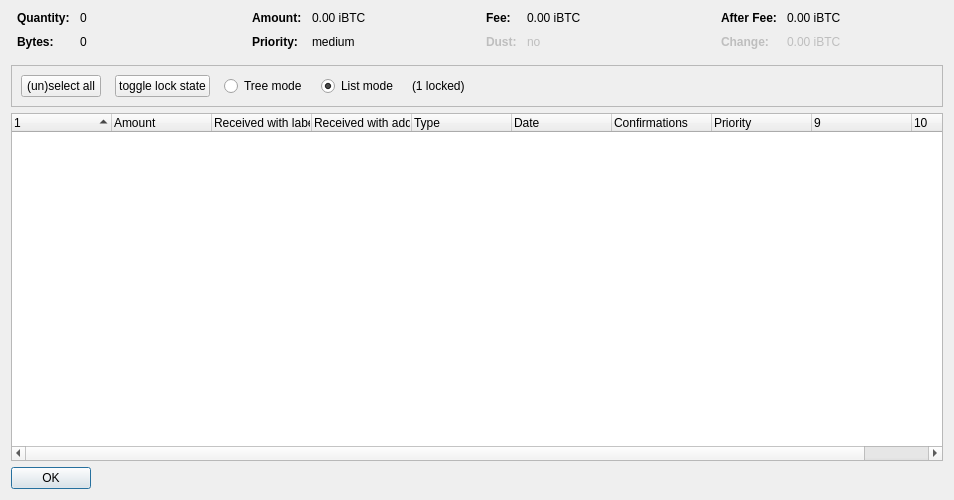
<?xml version="1.0" encoding="UTF-8"?>
<ui version="4.0">
 <class>CoinControlDialog</class>
 <widget class="QDialog" name="CoinControlDialog">
  <property name="geometry">
   <rect>
    <x>0</x>
    <y>0</y>
    <width>954</width>
    <height>500</height>
   </rect>
  </property>
  <property name="windowTitle">
   <string>Coin Selection</string>
  </property>
  <layout class="QVBoxLayout" name="verticalLayout">
   <item>
    <layout class="QHBoxLayout" name="horizontalLayoutTop" stretch="0,0,0,0">
     <property name="topMargin">
      <number>0</number>
     </property>
     <property name="bottomMargin">
      <number>10</number>
     </property>
     <item>
      <layout class="QFormLayout" name="formLayoutCoinControl1">
       <property name="horizontalSpacing">
        <number>10</number>
       </property>
       <property name="verticalSpacing">
        <number>10</number>
       </property>
       <property name="leftMargin">
        <number>6</number>
       </property>
       <property name="rightMargin">
        <number>6</number>
       </property>
       <item row="0" column="0">
        <widget class="QLabel" name="labelCoinControlQuantityText">
         <property name="font">
          <font>
           <weight>75</weight>
           <bold>true</bold>
          </font>
         </property>
         <property name="text">
          <string>Quantity:</string>
         </property>
        </widget>
       </item>
       <item row="0" column="1">
        <widget class="QLabel" name="labelCoinControlQuantity">
         <property name="cursor">
          <cursorShape>IBeamCursor</cursorShape>
         </property>
         <property name="contextMenuPolicy">
          <enum>Qt::ActionsContextMenu</enum>
         </property>
         <property name="text">
          <string notr="true">0</string>
         </property>
         <property name="textInteractionFlags">
          <set>Qt::LinksAccessibleByMouse|Qt::TextSelectableByKeyboard|Qt::TextSelectableByMouse</set>
         </property>
        </widget>
       </item>
       <item row="1" column="0">
        <widget class="QLabel" name="labelCoinControlBytesText">
         <property name="font">
          <font>
           <weight>75</weight>
           <bold>true</bold>
          </font>
         </property>
         <property name="text">
          <string>Bytes:</string>
         </property>
        </widget>
       </item>
       <item row="1" column="1">
        <widget class="QLabel" name="labelCoinControlBytes">
         <property name="cursor">
          <cursorShape>IBeamCursor</cursorShape>
         </property>
         <property name="contextMenuPolicy">
          <enum>Qt::ActionsContextMenu</enum>
         </property>
         <property name="text">
          <string notr="true">0</string>
         </property>
         <property name="textInteractionFlags">
          <set>Qt::LinksAccessibleByMouse|Qt::TextSelectableByKeyboard|Qt::TextSelectableByMouse</set>
         </property>
        </widget>
       </item>
      </layout>
     </item>
     <item>
      <layout class="QFormLayout" name="formLayoutCoinControl2">
       <property name="horizontalSpacing">
        <number>10</number>
       </property>
       <property name="verticalSpacing">
        <number>10</number>
       </property>
       <property name="leftMargin">
        <number>6</number>
       </property>
       <property name="rightMargin">
        <number>6</number>
       </property>
       <item row="0" column="0">
        <widget class="QLabel" name="labelCoinControlAmountText">
         <property name="font">
          <font>
           <weight>75</weight>
           <bold>true</bold>
          </font>
         </property>
         <property name="text">
          <string>Amount:</string>
         </property>
        </widget>
       </item>
       <item row="0" column="1">
        <widget class="QLabel" name="labelCoinControlAmount">
         <property name="cursor">
          <cursorShape>IBeamCursor</cursorShape>
         </property>
         <property name="contextMenuPolicy">
          <enum>Qt::ActionsContextMenu</enum>
         </property>
         <property name="text">
          <string notr="true">0.00 iBTC</string>
         </property>
         <property name="textInteractionFlags">
          <set>Qt::LinksAccessibleByMouse|Qt::TextSelectableByKeyboard|Qt::TextSelectableByMouse</set>
         </property>
        </widget>
       </item>
       <item row="1" column="0">
        <widget class="QLabel" name="labelCoinControlPriorityText">
         <property name="font">
          <font>
           <weight>75</weight>
           <bold>true</bold>
          </font>
         </property>
         <property name="text">
          <string>Priority:</string>
         </property>
        </widget>
       </item>
       <item row="1" column="1">
        <widget class="QLabel" name="labelCoinControlPriority">
         <property name="cursor">
          <cursorShape>IBeamCursor</cursorShape>
         </property>
         <property name="contextMenuPolicy">
          <enum>Qt::ActionsContextMenu</enum>
         </property>
         <property name="text">
          <string>medium</string>
         </property>
         <property name="textInteractionFlags">
          <set>Qt::LinksAccessibleByMouse|Qt::TextSelectableByKeyboard|Qt::TextSelectableByMouse</set>
         </property>
        </widget>
       </item>
      </layout>
     </item>
     <item>
      <layout class="QFormLayout" name="formLayoutCoinControl3">
       <property name="horizontalSpacing">
        <number>10</number>
       </property>
       <property name="verticalSpacing">
        <number>10</number>
       </property>
       <property name="leftMargin">
        <number>6</number>
       </property>
       <property name="rightMargin">
        <number>6</number>
       </property>
       <item row="0" column="0">
        <widget class="QLabel" name="labelCoinControlFeeText">
         <property name="font">
          <font>
           <weight>75</weight>
           <bold>true</bold>
          </font>
         </property>
         <property name="text">
          <string>Fee:</string>
         </property>
        </widget>
       </item>
       <item row="0" column="1">
        <widget class="QLabel" name="labelCoinControlFee">
         <property name="cursor">
          <cursorShape>IBeamCursor</cursorShape>
         </property>
         <property name="contextMenuPolicy">
          <enum>Qt::ActionsContextMenu</enum>
         </property>
         <property name="text">
          <string notr="true">0.00 iBTC</string>
         </property>
         <property name="textInteractionFlags">
          <set>Qt::LinksAccessibleByMouse|Qt::TextSelectableByKeyboard|Qt::TextSelectableByMouse</set>
         </property>
        </widget>
       </item>
       <item row="1" column="0">
        <widget class="QLabel" name="labelCoinControlLowOutputText">
         <property name="enabled">
          <bool>false</bool>
         </property>
         <property name="font">
          <font>
           <weight>75</weight>
           <bold>true</bold>
          </font>
         </property>
         <property name="text">
          <string>Dust:</string>
         </property>
        </widget>
       </item>
       <item row="1" column="1">
        <widget class="QLabel" name="labelCoinControlLowOutput">
         <property name="enabled">
          <bool>false</bool>
         </property>
         <property name="cursor">
          <cursorShape>IBeamCursor</cursorShape>
         </property>
         <property name="contextMenuPolicy">
          <enum>Qt::ActionsContextMenu</enum>
         </property>
         <property name="text">
          <string>no</string>
         </property>
         <property name="textInteractionFlags">
          <set>Qt::LinksAccessibleByMouse|Qt::TextSelectableByKeyboard|Qt::TextSelectableByMouse</set>
         </property>
        </widget>
       </item>
      </layout>
     </item>
     <item>
      <layout class="QFormLayout" name="formLayoutCoinControl4">
       <property name="horizontalSpacing">
        <number>10</number>
       </property>
       <property name="verticalSpacing">
        <number>10</number>
       </property>
       <property name="leftMargin">
        <number>6</number>
       </property>
       <property name="rightMargin">
        <number>6</number>
       </property>
       <item row="0" column="0">
        <widget class="QLabel" name="labelCoinControlAfterFeeText">
         <property name="font">
          <font>
           <weight>75</weight>
           <bold>true</bold>
          </font>
         </property>
         <property name="text">
          <string>After Fee:</string>
         </property>
        </widget>
       </item>
       <item row="0" column="1">
        <widget class="QLabel" name="labelCoinControlAfterFee">
         <property name="cursor">
          <cursorShape>IBeamCursor</cursorShape>
         </property>
         <property name="contextMenuPolicy">
          <enum>Qt::ActionsContextMenu</enum>
         </property>
         <property name="text">
          <string notr="true">0.00 iBTC</string>
         </property>
         <property name="textInteractionFlags">
          <set>Qt::LinksAccessibleByMouse|Qt::TextSelectableByKeyboard|Qt::TextSelectableByMouse</set>
         </property>
        </widget>
       </item>
       <item row="1" column="0">
        <widget class="QLabel" name="labelCoinControlChangeText">
         <property name="enabled">
          <bool>false</bool>
         </property>
         <property name="font">
          <font>
           <weight>75</weight>
           <bold>true</bold>
          </font>
         </property>
         <property name="text">
          <string>Change:</string>
         </property>
        </widget>
       </item>
       <item row="1" column="1">
        <widget class="QLabel" name="labelCoinControlChange">
         <property name="enabled">
          <bool>false</bool>
         </property>
         <property name="cursor">
          <cursorShape>IBeamCursor</cursorShape>
         </property>
         <property name="contextMenuPolicy">
          <enum>Qt::ActionsContextMenu</enum>
         </property>
         <property name="text">
          <string notr="true">0.00 iBTC</string>
         </property>
         <property name="textInteractionFlags">
          <set>Qt::LinksAccessibleByMouse|Qt::TextSelectableByKeyboard|Qt::TextSelectableByMouse</set>
         </property>
        </widget>
       </item>
      </layout>
     </item>
    </layout>
   </item>
   <item>
    <widget class="QFrame" name="frame">
     <property name="minimumSize">
      <size>
       <width>0</width>
       <height>40</height>
      </size>
     </property>
     <property name="frameShape">
      <enum>QFrame::StyledPanel</enum>
     </property>
     <property name="frameShadow">
      <enum>QFrame::Sunken</enum>
     </property>
     <layout class="QHBoxLayout" name="horizontalLayout">
      <item>
       <layout class="QHBoxLayout" name="horizontalLayoutPanel" stretch="0,0,0,0,0,0">
        <property name="spacing">
         <number>14</number>
        </property>
        <item>
         <widget class="QPushButton" name="pushButtonSelectAll">
          <property name="sizePolicy">
           <sizepolicy hsizetype="Maximum" vsizetype="Fixed">
            <horstretch>0</horstretch>
            <verstretch>0</verstretch>
           </sizepolicy>
          </property>
          <property name="text">
           <string>(un)select all</string>
          </property>
          <property name="autoDefault">
           <bool>false</bool>
          </property>
         </widget>
        </item>
        <item>
         <widget class="QPushButton" name="pushButtonToggleLock">
          <property name="sizePolicy">
           <sizepolicy hsizetype="Maximum" vsizetype="Fixed">
            <horstretch>0</horstretch>
            <verstretch>0</verstretch>
           </sizepolicy>
          </property>
          <property name="text">
           <string>toggle lock state</string>
          </property>
          <property name="autoDefault">
           <bool>false</bool>
          </property>
         </widget>
        </item>
        <item>
         <widget class="QRadioButton" name="radioTreeMode">
          <property name="sizePolicy">
           <sizepolicy hsizetype="Maximum" vsizetype="Fixed">
            <horstretch>0</horstretch>
            <verstretch>0</verstretch>
           </sizepolicy>
          </property>
          <property name="text">
           <string>Tree mode</string>
          </property>
         </widget>
        </item>
        <item>
         <widget class="QRadioButton" name="radioListMode">
          <property name="sizePolicy">
           <sizepolicy hsizetype="Maximum" vsizetype="Fixed">
            <horstretch>0</horstretch>
            <verstretch>0</verstretch>
           </sizepolicy>
          </property>
          <property name="text">
           <string>List mode</string>
          </property>
          <property name="checked">
           <bool>true</bool>
          </property>
         </widget>
        </item>
        <item>
         <widget class="QLabel" name="labelLocked">
          <property name="text">
           <string>(1 locked)</string>
          </property>
         </widget>
        </item>
        <item>
         <spacer name="horizontalSpacer">
          <property name="orientation">
           <enum>Qt::Horizontal</enum>
          </property>
          <property name="sizeHint" stdset="0">
           <size>
            <width>40</width>
            <height>20</height>
           </size>
          </property>
         </spacer>
        </item>
       </layout>
      </item>
     </layout>
    </widget>
   </item>
   <item>
    <widget class="CoinControlTreeWidget" name="treeWidget">
     <property name="contextMenuPolicy">
      <enum>Qt::CustomContextMenu</enum>
     </property>
     <property name="sortingEnabled">
      <bool>false</bool>
     </property>
     <property name="columnCount">
      <number>10</number>
     </property>
     <attribute name="headerShowSortIndicator" stdset="0">
      <bool>true</bool>
     </attribute>
     <attribute name="headerStretchLastSection">
      <bool>false</bool>
     </attribute>
     <column>
      <property name="text">
       <string/>
      </property>
     </column>
     <column>
      <property name="text">
       <string>Amount</string>
      </property>
     </column>
     <column>
      <property name="text">
       <string>Received with label</string>
      </property>
     </column>
     <column>
      <property name="text">
       <string>Received with address</string>
      </property>
     </column>
     <column>
      <property name="text">
       <string>Type</string>
      </property>
     </column>
     <column>
      <property name="text">
       <string>Date</string>
      </property>
     </column>
     <column>
      <property name="text">
       <string>Confirmations</string>
      </property>
      <property name="toolTip">
       <string>Confirmed</string>
      </property>
     </column>
     <column>
      <property name="text">
       <string>Priority</string>
      </property>
     </column>
     <column>
      <property name="text">
       <string/>
      </property>
     </column>
     <column>
      <property name="text">
       <string/>
      </property>
     </column>
    </widget>
   </item>
   <item>
    <widget class="QDialogButtonBox" name="buttonBox">
     <property name="sizePolicy">
      <sizepolicy hsizetype="Maximum" vsizetype="Fixed">
       <horstretch>0</horstretch>
       <verstretch>0</verstretch>
      </sizepolicy>
     </property>
     <property name="orientation">
      <enum>Qt::Horizontal</enum>
     </property>
     <property name="standardButtons">
      <set>QDialogButtonBox::Ok</set>
     </property>
    </widget>
   </item>
  </layout>
 </widget>
 <customwidgets>
  <customwidget>
   <class>CoinControlTreeWidget</class>
   <extends>QTreeWidget</extends>
   <header>coincontroltreewidget.h</header>
  </customwidget>
 </customwidgets>
 <resources/>
 <connections/>
</ui>
